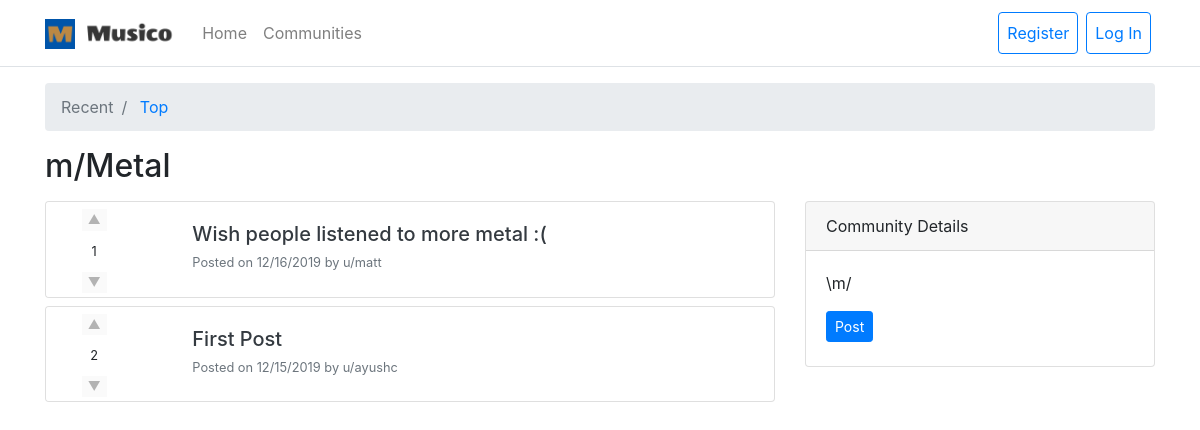
Screenshot of /community/Metal with the database file from the repository.
### flaskeddit/models.py (models this page shows, shortened)
class Community(db.Model):
    id = db.Column(db.Integer, primary_key=True)
    name = db.Column(db.String(255), unique=True, nullable=False)
    description = db.Column(db.Text, nullable=False)
    date_created = db.Column(
        db.DateTime, nullable=False, default=datetime.datetime.utcnow
    )
    user_id = db.Column(db.Integer, db.ForeignKey("app_user.id"), nullable=False)
    posts = db.relationship(
        "Post", backref="community", lazy="dynamic", cascade="all, delete-orphan"
    )
    community_members = db.relationship(
        "CommunityMember",
        backref="community",
        lazy="dynamic",
        cascade="all, delete-orphan",
    )

class Post(db.Model):
    id = db.Column(db.Integer, primary_key=True)
    title = db.Column(db.String(255), nullable=False)
    post = db.Column(db.Text, nullable=False)
    date_created = db.Column(
        db.DateTime, nullable=False, default=datetime.datetime.utcnow
    )
    user_id = db.Column(db.Integer, db.ForeignKey("app_user.id"), nullable=False)
    community_id = db.Column(db.Integer, db.ForeignKey("community.id"), nullable=False)
    replies = db.relationship(
        "Reply", backref="post", lazy="dynamic", cascade="all, delete-orphan"
    )
    post_votes = db.relationship(
        "PostVote", backref="post", lazy="dynamic", cascade="all, delete-orphan"
    )

class AppUser(db.Model, UserMixin):
    id = db.Column(db.Integer, primary_key=True)
    username = db.Column(db.String(255), unique=True, nullable=False)
    email = db.Column(db.String(255), unique=True, nullable=False)
    password = db.Column(db.String(255), nullable=False)
    date_created = db.Column(
        db.DateTime, nullable=False, default=datetime.datetime.utcnow
    )
    otp_secret = db.Column(db.String(16), nullable=False)
    communities = db.relationship(
        "Community", backref="app_user", lazy="dynamic", cascade="all, delete-orphan"
    )
    posts = db.relationship(
        "Post", backref="app_user", lazy="dynamic", cascade="all, delete-orphan"
    )
    replies = db.relationship(
        "Reply", backref="app_user", lazy="dynamic", cascade="all, delete-orphan"
    )
    post_votes = db.relationship(
        "PostVote", backref="app_user", lazy="dynamic", cascade="all, delete-orphan"
    )
    reply_votes = db.relationship(
        "ReplyVote", backref="app_user", lazy="dynamic", cascade="all, delete-orphan"
    )
    community_members = db.relationship(
        "CommunityMember",
        backref="app_user",
        lazy="dynamic",
        cascade="all, delete-orphan",
    )

### flaskeddit/community/routes.py (the view)
@community_blueprint.route("/community/<string:name>")
def community(name):
    page = int(request.args.get("page", 1))
    community = community_service.get_community(name)
    if community:
        posts = community_service.get_community_posts(community.id, page, False)
        community_member = None
        if current_user.is_authenticated:
            community_member = community_service.get_community_member(
                community.id, current_user.id
            )
        return render_template(
            "community.html",
            tab="recent",
            community=community,
            posts=posts,
            community_member=community_member,
        )
    else:
        abort(404)

### flaskeddit/community/community_service.py (called while the page is built)
def get_community(name):
    community = Community.query.filter_by(name=name).first()
    return community

def get_community_posts(community_id, page, ordered_by_votes):
    ordered_by = Post.date_created.desc()
    if ordered_by_votes:
        ordered_by = db.literal_column("votes").desc()
    posts = (
        db.session.query(
            Post.title,
            Post.post,
            Post.date_created,
            db.func.coalesce(db.func.sum(PostVote.vote), 0).label("votes"),
            AppUser.username,
        )
        .outerjoin(PostVote, Post.id == PostVote.post_id)
        .join(AppUser, Post.user_id == AppUser.id)
        .filter(Post.community_id == community_id)
        .group_by(Post.id, AppUser.id)
        .order_by(ordered_by)
        .paginate(page=page, per_page=5)
    )
    return posts

### flaskeddit/templates/community.html (shortened to what this page needs)
{% extends "base.html" %} {% block content %}
<nav aria-label="breadcrumb">
  <ol class="breadcrumb">
    {% if tab == "recent" %}
      <li class="breadcrumb-item active" aria-current="page">Recent</li>
      <li class="breadcrumb-item">
        <a href="{{ url_for('community.top_community', name=community.name) }}"
          >Top</a
        >
      </li>
    {% endif %}
  </ol>
</nav>
<h2 class="mb-3">m/{{ community.name }}</h2>
<div class="row">
  <div class="col-8">
    {% for post in posts.items %}
      <div class="card mb-2">
        <div class="row">
          <div class="col-2">
            <ul class="list-group text-center border-0">
              <li class="list-group-item py-1 border-0">
                <form
                  action="{{ url_for('post.upvote_post', name=community.name, title=post.title) }}"
                  method="POST"
                >
                  <small
                    ><input
                      class="border-0"
                      type="submit"
                      value="▲"
                      {% if not current_user.is_authenticated %}disabled{% endif %}
                  /></small>
                </form>
              </li>
              <li class="list-group-item py-1 border-0">
                <small>{{ post.votes }}</small>
              </li>
              <li class="list-group-item py-1 border-0">
                <form
                  action="{{ url_for('post.downvote_post', name=community.name, title=post.title) }}"
                  method="POST"
                >
                  <small
                    ><input
                      class="border-0"
                      type="submit"
                      value="▼"
                      {% if not current_user.is_authenticated %}disabled{% endif %}
                  /></small>
                </form>
              </li>
            </ul>
          </div>
          <div class="col-10">
            <div class="card-body">
              <h5 class="card-title">
                <a
                  class="text-dark"
                  href="{{ url_for('post.post', name=community.name, title=post.title) }}"
                  >{{ post.title }}</a
                >
              </h5>
              <h6 class="card-subtitle text-muted">
                <small
                  >Posted on {{ post.date_created.strftime("%m/%d/%Y") }} by
                  <a
                    class="text-muted"
                    href="{{ url_for('user.app_user', username=post.username) }}"
                    >u/{{ post.username }}</a
                  ></small
                >
              </h6>
            </div>
          </div>
        </div>
      </div>
    {% endfor %}
  </div>
  <div class="col-4">
    <div class="card">
      <div class="card-header">
        Community Details
      </div>
      <div class="card-body">
        <p class="card-text">
          {{ community.description }}
        </p>
        <div class="container-fluid">
          <div class="row">
            <a
              href="{{ url_for('post.create_post', name=community.name) }}"
              class="btn btn-sm btn-primary mb-1"
              >Post</a
            >
          </div>
        </div>
      </div>
    </div>
  </div>
</div>
{% endblock %}

### rows the page displays
Community: name "Metal", description "\\m/"
Post: votes "1", title "Wish people listened to more metal :(", date_created "12/16/2019", username "matt"
Post: votes "2", title "First Post", date_created "12/15/2019", username "ayushc"
